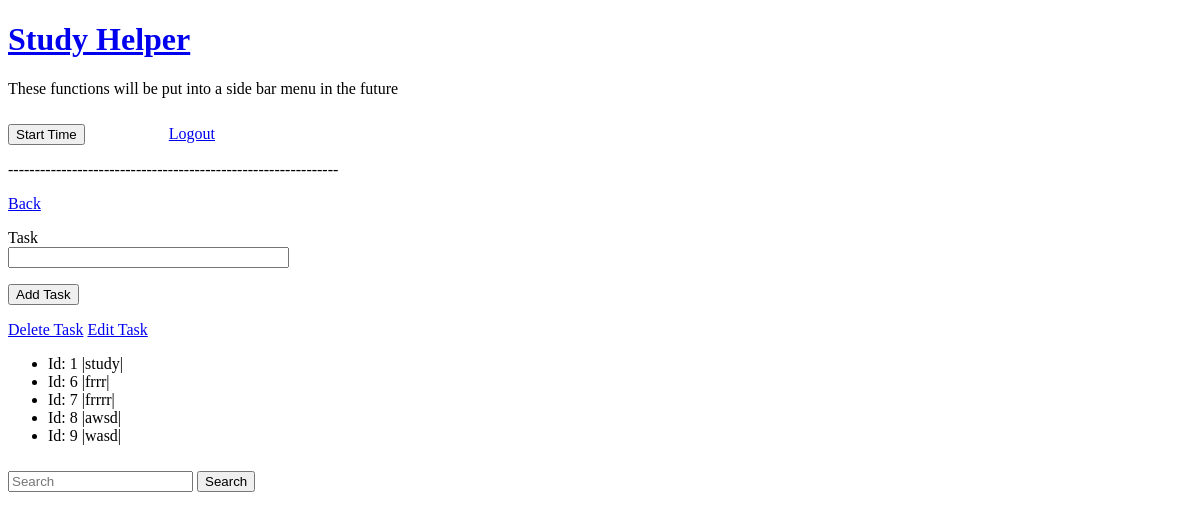
Page /todo-tracker (signed in) on the earlier database version.
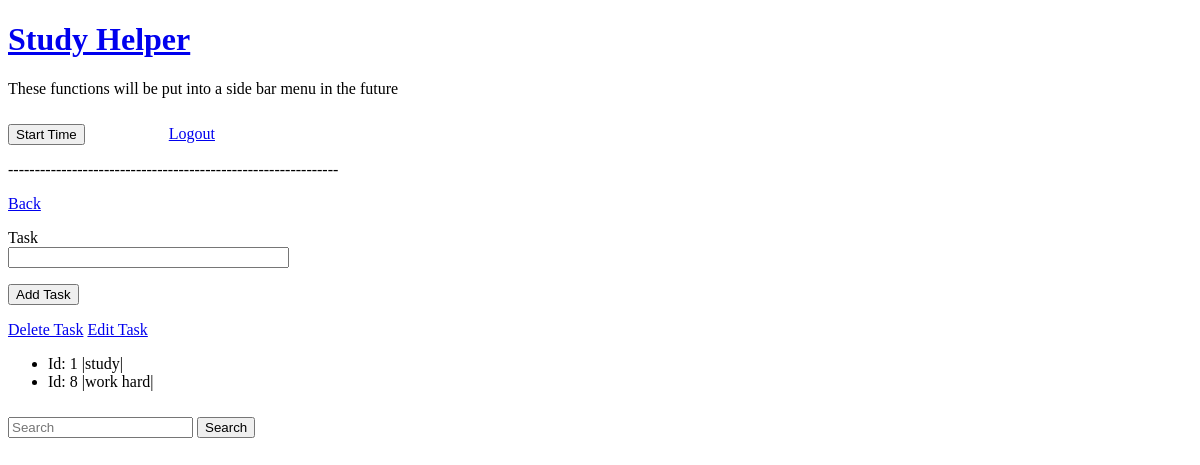
Same page on the later database version.
### myapp/models.py (models this page shows)
class Task(UserMixin, db.Model):
    id = db.Column(db.Integer, primary_key=True)
    task = db.Column(db.String(256), index=True)
    author_id = db.Column(db.Integer, db.ForeignKey('user.id'))
    def __repr__(self):
        return f'Id: {self.id} |{self.task}|'

### myapp/routes.py (the view)
@myapp_obj.route("/todo-tracker", methods=['GET', 'POST'])
@login_required
def todo_tracker():
    add_form = TaskForm()
    list = Task.query.filter_by(author_id = current_user.get_id())
    if add_form.validate_on_submit():
        task = Task(task = add_form.task.data, author_id = current_user.get_id())
        db.session.add(task)
        db.session.commit()
        flash('Task added.')
    return render_template("/user/todo-tracker.html", add_form=add_form, list=list)

### myapp/forms.py
class TaskForm(FlaskForm):
    task = StringField('Task', validators=[DataRequired()])
    submit = SubmitField('Add Task')

### myapp/models.py (called while the page is built)
@login.user_loader
def load_user(id):
    return User.query.get(int(id))

### myapp/templates/user/todo-tracker.html (shortened to what this page needs)
{% extends "user/user_menu.html" %}
{% block content %}
<a href="/">Back</a>
<form method="POST" novalidate>
<p> {{ add_form.task.label }} <br>
{{ add_form.task(size=32) }}</p>
<p>{{ add_form.submit() }}</p>
</form>
<a href="/todo-tracker/delete">Delete Task</a>
<a href="/todo-tracker/rename">Edit Task</a>
<ul>
{% for tasks in list %}
    <li>{{ tasks }}</li>
{% endfor %}
</ul>
{% endblock %}

Differences in the rows shown:
removed Task: id+task "Id: 6 |frrr|"
removed Task: id+task "Id: 7 |frrrr|"
removed Task: id+task "Id: 9 |wasd|"
changed Task: id+task "Id: 8 |awsd|" → "Id: 8 |work hard|"
